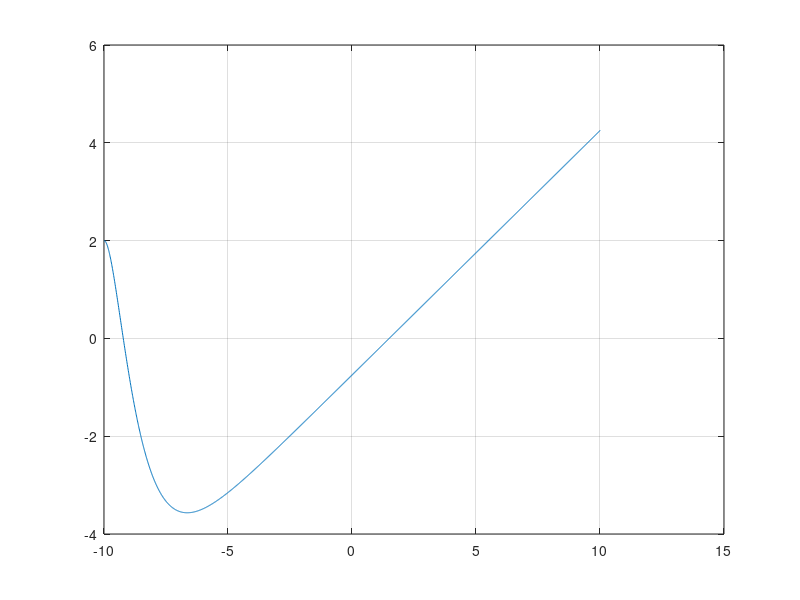
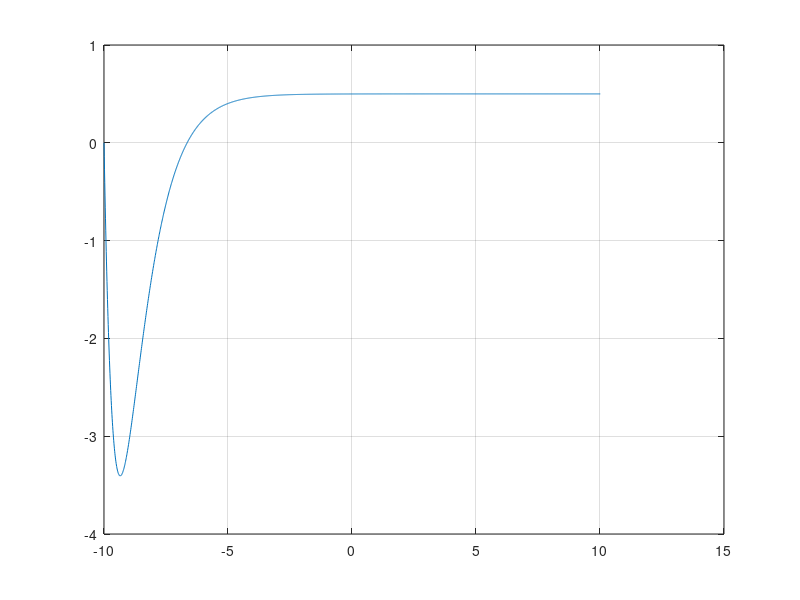

Write MATLAB code to recreate these figures, in order.
t0=-10;
tf=10;
n_i=2000;
dt=(tf-t0)/n_i;
f=@(t,x1,x2)[x2;(t-3*x2-2*x1)];
x(:,1)=[2;0];
n=1;
for t=t0:dt:tf
    x(:,n+1)=x(:,n)+f(t,x(1,n),x(2,n))*dt;
    n=n+1;
end
time=t0:dt:tf+dt;
plot(time,x(1,:))
grid
figure
plot(time,x(2,:))
grid;
